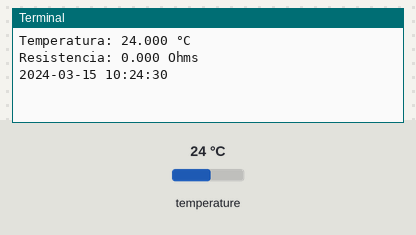
A program run on a simulated Raspberry Pi (BCM pin numbers). On the bench: the last lines printed to the terminal. The test bench sets the inputs (shaded band); at power-on: temperature 24 °C. The clock reads 2024-03-15 10:24:30 at power-on unless the program sets it; web requests get an empty 200 reply after 0.4 s.

Above: at 6.4 s.
6.5 s: temperature set to 19 °C
At 10.66 s:
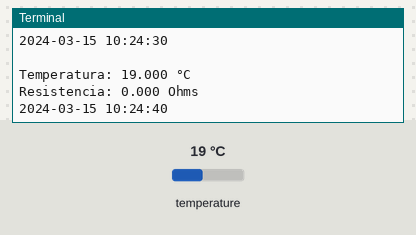
At 12.1 s:
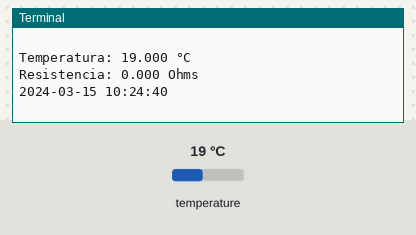

The program:

temp_post.py
```python
# Se importa la librería encargada de controlar los tiempos de espera
import time
# Se utiliza Circuitpython para esto
# Se importa la librería que asigna los pines GPIO
import board
# Se importa la librería que controla el protocolo SPI
import busio
# Se importa la librería que controla los pines GPIO
import digitalio
# Se importa la librería de adafruit para el controlador de la RTC
import adafruit_max31865
import requests

from datetime import datetime

# Se asignan los pines encargados del protocolo SPI
spi = busio.SPI(board.SCK, MOSI=board.MOSI, MISO=board.MISO)
# Se selecciona el pin donde está conectado el sensor o plata MAX31865
# En este caso se asigna el pin 5
cs = digitalio.DigitalInOut(board.D5)
# Se llama a la librería MAX31865 asignandole los pines spi, cs
# e indicandole que es una PT100 y de 3 cables
sensor = adafruit_max31865.MAX31865(spi, cs, rtd_nominal=100.0, wires=3)


# Se crea un bucle infinito
while True:
    now = datetime.now()
    fecha = str(now).split(".")
    # Lee la temperatura
    temp = sensor.temperature
    # Imprime el valor de la temperatura en °C
    print('Temperatura: {0:0.3f} °C'.format(temp))
    # Se imprime el valor que está leyendo la resistencia
    print('Resistencia: {0:0.3f} Ohms'.format(sensor.resistance))
    print(fecha[0])

    params = {
        "temperatura": round(sensor.temperature, 3),
        # "temperatura": 19,
        "fecha": "",
        "unidad": "°C",
        "flag": 4,
        "latitud": "11.229602",
        "longitud": "-74.163671"
    }
    r = requests.post('http://127.0.0.1:8000/api/temperatura/', data=params)
    print(r.text)
    time.sleep(10)
```

Measured:
- after the input at 6.5 s, the terminal: prints a new line after 3.9 s (image 1)
